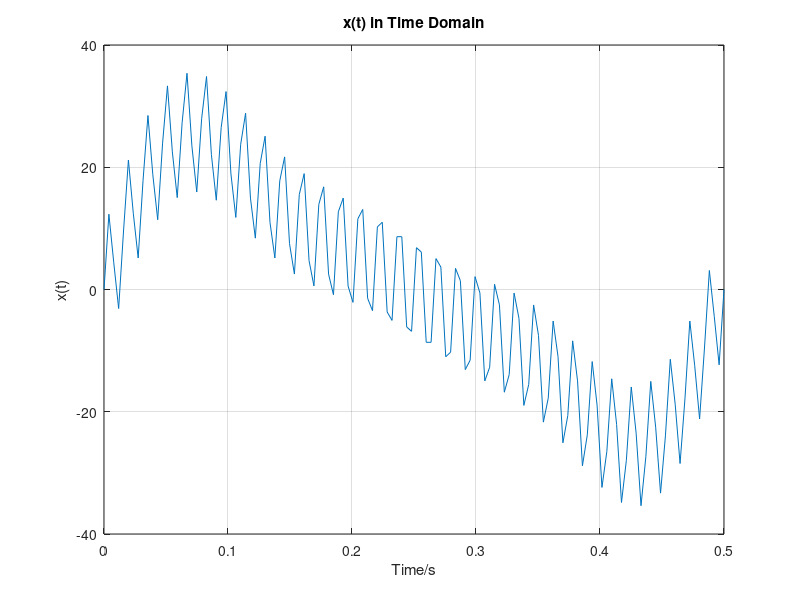
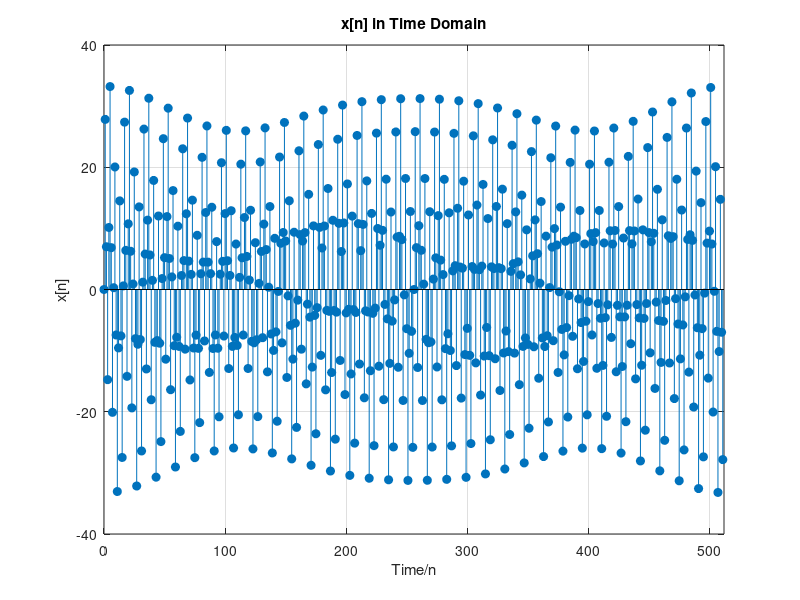
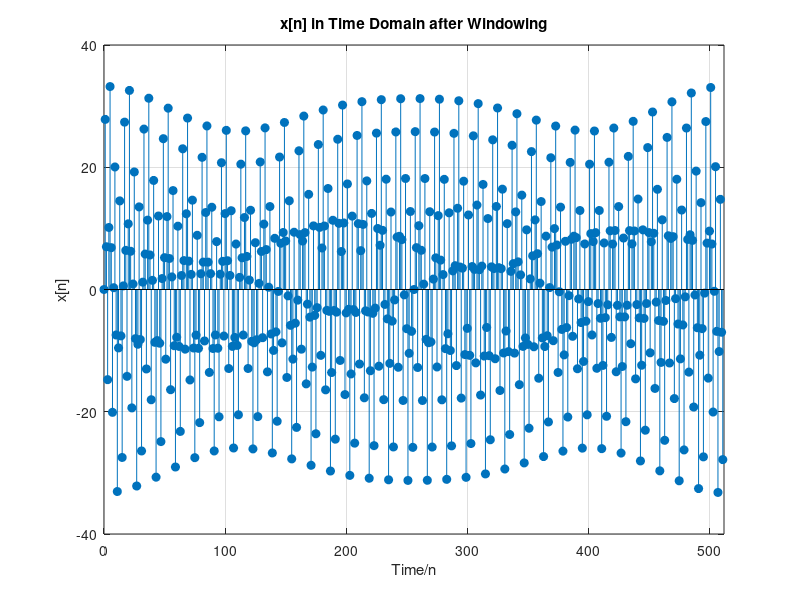
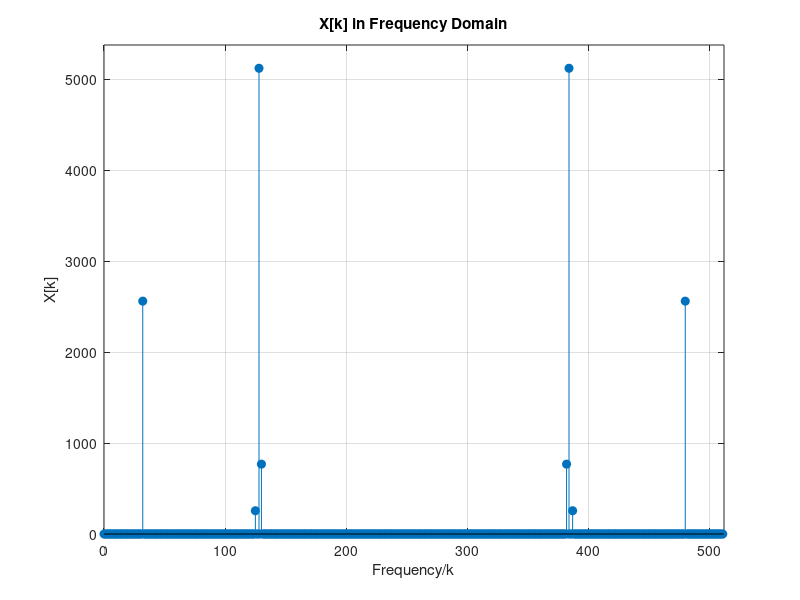

MATLAB code to generate these figures, in order:
clear;
clc;
fmax = 512;
ws = 2*2*pi*fmax;
Ts = 2*pi/ws;  % Sampling Period, Ts = 1/1024
%% Time
t = linspace(0,0.5,128);
x_t = 10*sin(2*pi*64.*t) + sin(2*pi*250.*t) + 20*sin(2*pi*256.*t) + 3*sin(2*pi*260.*t) + 10*sin(2*pi*512.*t);
T = 0.5;   % Period
figure
plot(t,x_t);
xlabel('Time/s');
ylabel('x(t)');
grid on;
title('x(t) in Time Domain');
axis([0 T -40 40]);
%% Sampling
n_max = T/Ts;   % Main interval
n = 0:n_max-1;
x_n = 10*sin(2*pi*64.*n*Ts) + sin(2*pi*250.*n*Ts) + 20*sin(2*pi*256.*n*Ts) + 3*sin(2*pi*260.*n*Ts) + 10*sin(2*pi*512.*n*Ts);
figure
stem(n,x_n,'filled');
xlabel('Time/n');
ylabel('x[n]');
grid on;
title('x[n] in Time Domain');
axis([0 n_max -40 40]);
%% Windowing
w = boxcar(n_max);
% w = hann(n_max);
% w = bartlett(n_max);
% w = hamming(n_max);
% w = blackman(n_max);
w = transpose(w);
x_w = x_n.*w;
figure
stem(n,x_w,'filled');
xlabel('Time/n');
ylabel('x[n]');
grid on;
title('x[n] in Time Domain after Windowing');
axis([0 n_max -40 40]);
%% Frequency
X = fft(x_w);
X_abs = abs(X);
figure
stem(n,X_abs,'filled');
xlabel('Frequency/k');
ylabel('X[k]');
grid on;
title('X[k] in Frequency Domain');
ylimit = max(abs(X)) + 0.05*max(abs(X));
axis([0 n_max 0 ylimit]);